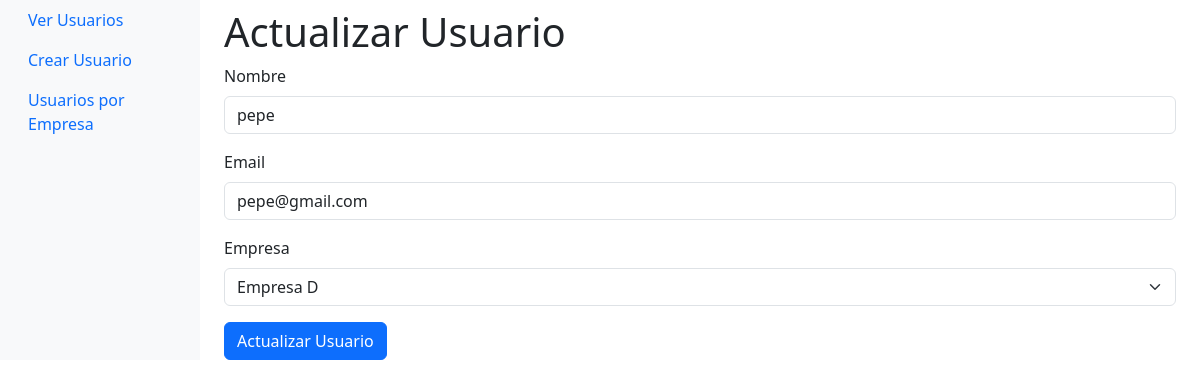
The page /usuarios/4/update on the database its author committed.
### api/models.py (models this page shows)
class Usuario(Base):
    __tablename__ = "usuarios"
    id = Column(Integer, primary_key=True, index=True)
    id_fk_empresa = Column(Integer, ForeignKey("empresas.id"))
    nombre = Column(String)
    email = Column(String)
    empresa = relationship("Empresa", back_populates="usuarios")

### api/main.py (the view)
@app.get("/usuarios/{usuario_id}/update", response_class=HTMLResponse)
def ver_actualizar_usuario(request: Request, usuario_id: int):
    db = database.SessionLocal()
    db_usuario = crud.leer_usuario(db, usuario_id)
    if db_usuario is None:
        raise HTTPException(status_code=404, detail="Usuario no encontrado")
    return templates.TemplateResponse("update.html", {"request": request, "usuario": db_usuario})

### api/templates/update.html (shortened to what this page needs)
<!DOCTYPE html>
<html lang="en">
<head>
    <link href="https://cdn.jsdelivr.net/npm/bootstrap@5.3.2/dist/css/bootstrap.min.css" rel="stylesheet">
</head>
<body>
    <div class="container-fluid">
        <div class="row">
            <nav id="sidebar" class="col-md-3 col-lg-2 d-md-block bg-light sidebar">
                <div class="position-sticky">
                    <ul class="nav flex-column">
                        <li class="nav-item">
                            <a class="nav-link" href="/">Ver Usuarios</a>
                        </li>
                        <li class="nav-item">
                            <a class="nav-link" href="/usuarios/create">Crear Usuario</a>
                        </li>
                        <li class="nav-item">
                            <a class="nav-link" href="/empresas/usuarios">Usuarios por Empresa</a>
                        </li>
                    </ul>
                </div>
            </nav>
            <main class="col-md-9 ms-sm-auto col-lg-10 px-md-4">
                <h1 class="mt-2">Actualizar Usuario</h1>
                <form action="/usuarios/{{ usuario.id }}/update" method="post" enctype="multipart/form-data">
                    <div class="mb-3">
                        <label for="nombre" class="form-label">Nombre</label>
                        <input type="text" class="form-control" id="nombre" name="nombre" value="{{ usuario.nombre }}" required>
                    </div>
                    <div class="mb-3">
                        <label for="email" class="form-label">Email</label>
                        <input type="email" class="form-control" id="email" name="email" value="{{ usuario.email }}" required>
                    </div>
                    <div class="mb-3">
                        <label for="id_fk_empresa" class="form-label">Empresa</label>
                        <select class="form-select" id="id_fk_empresa" name="id_fk_empresa" required>
                            <option value="4" {% if usuario.id_fk_empresa == 4 %}selected{% endif %}>Empresa D</option>
                        </select>
                    </div>
                    <button type="submit" class="btn btn-primary">Actualizar Usuario</button>
                </form>
            </main>
        </div>
    </div>
</body>
</html>

### rows shown on the page
Usuario: nombre "pepe", email "pepe@gmail.com", id_fk_empresa "Empresa D"
